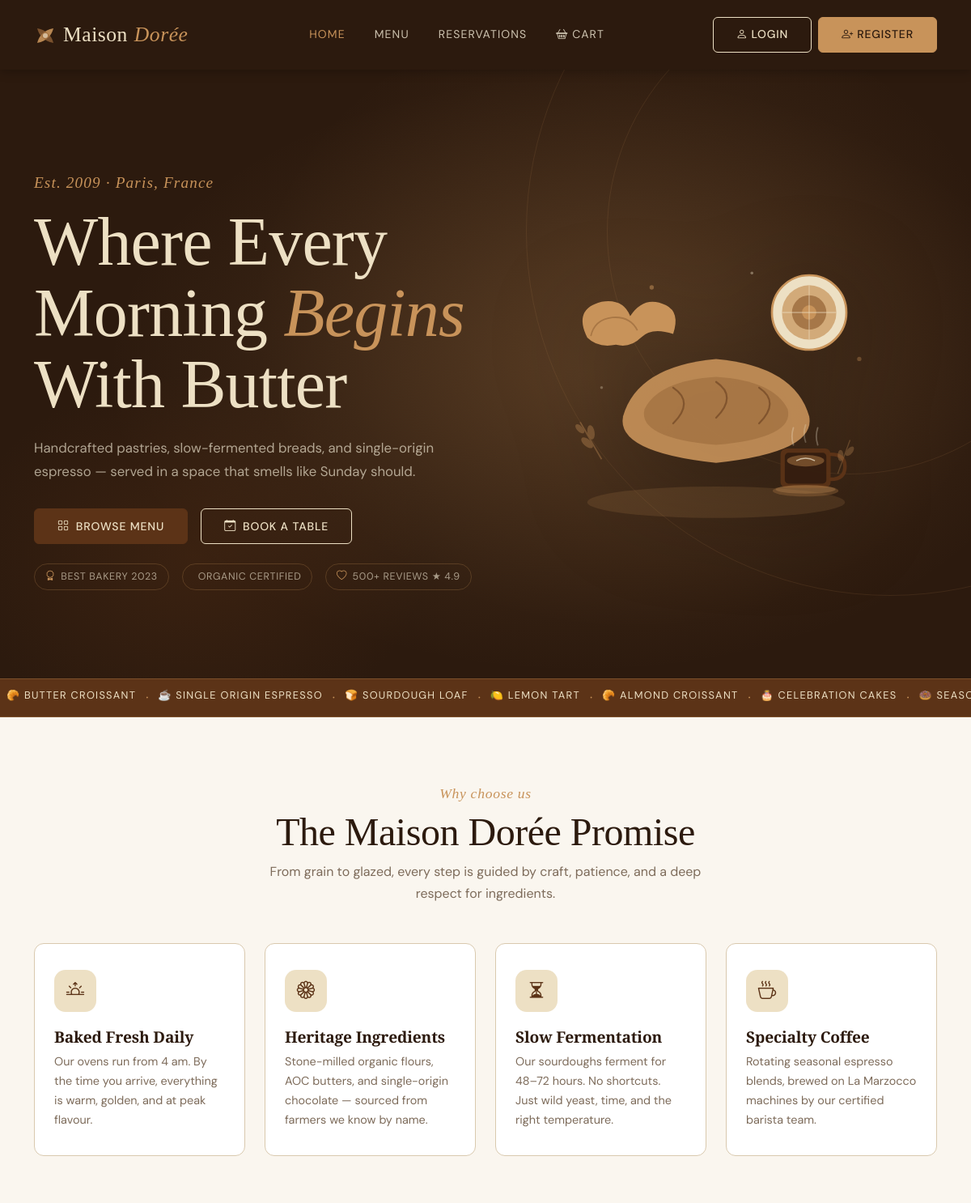
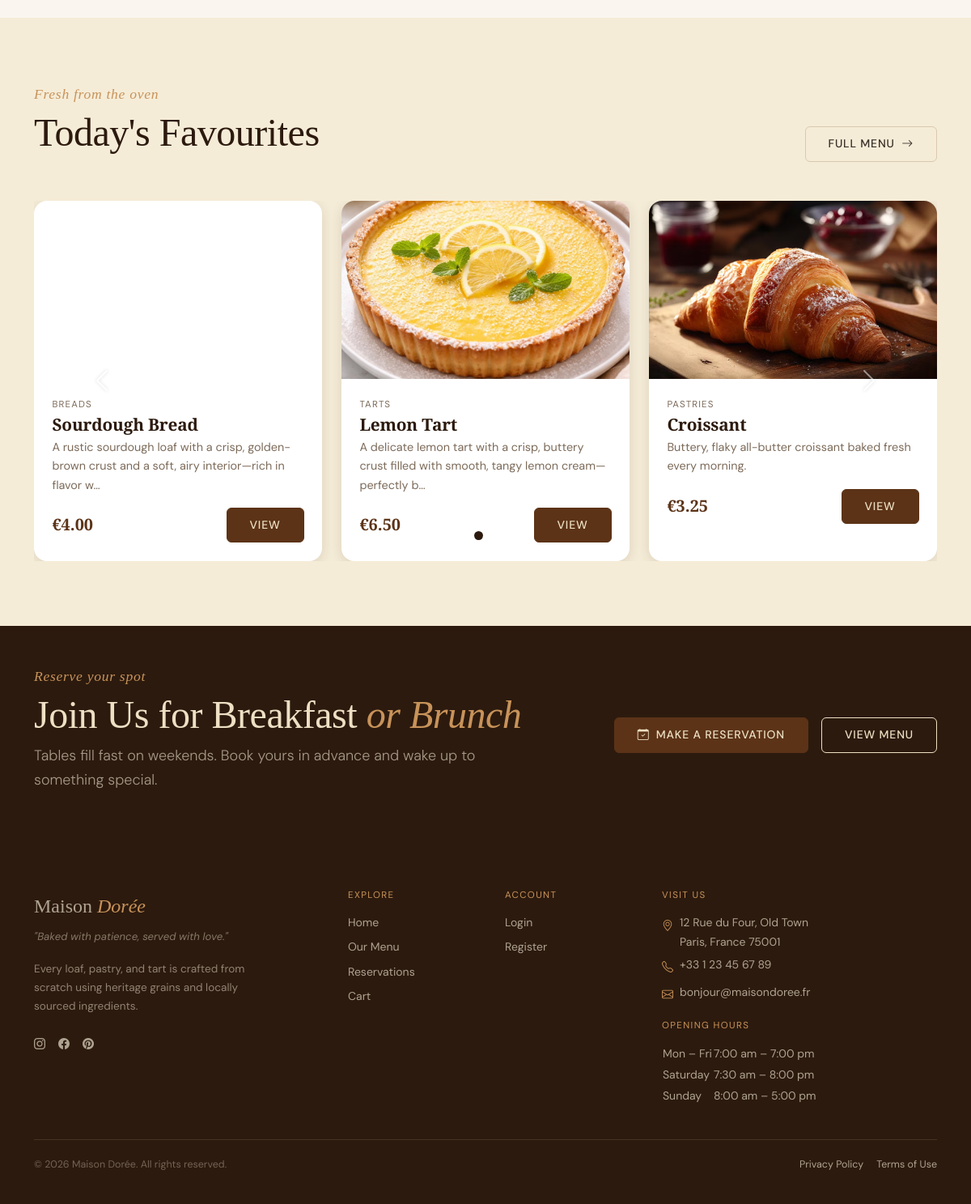
The page / on the database its author committed (2 pictures, top to bottom).
### tables this page shows
CREATE TABLE `products` (
  `id` int(11) NOT NULL,
  `category_id` int(11) DEFAULT NULL,
  `name` varchar(100) NOT NULL,
  `description` text DEFAULT NULL,
  `price` decimal(10,2) NOT NULL,
  `image_url` varchar(255) DEFAULT NULL
);

CREATE TABLE `categories` (
  `id` int(11) NOT NULL,
  `name` varchar(50) NOT NULL
);

### db_connect.php (called while the page is built, shortened)
<?php
function db(): PDO {
    static $pdo = null;
    $dsn = sprintf('mysql:host=%s;port=%s;dbname=%s;charset=%s', DB_HOST, DB_PORT, DB_NAME, DB_CHARSET);
    $options = [
        PDO::ATTR_ERRMODE            => PDO::ERRMODE_EXCEPTION,
        PDO::ATTR_DEFAULT_FETCH_MODE => PDO::FETCH_ASSOC,
        PDO::ATTR_EMULATE_PREPARES   => false,
    ];
    try {
        $pdo = new PDO($dsn, DB_USER, DB_PASS, $options);
    } catch (PDOException $e) {
        error_log($e->getMessage());
        exit('Connection failed.');
    }
    return $pdo;
}
function db_fetch_all(string $sql, array $params = []): array {
    $stmt = db()->prepare($sql);
    $stmt->execute($params);
    return $stmt->fetchAll();
}
?>

### index.php (the view, shortened to what this page needs)
<?php
require_once __DIR__ . '/db_connect.php';
$homeProducts = db_fetch_all(
    'SELECT p.id, p.name, p.description, p.price, p.image_url, c.name AS category_name
     FROM products p
     JOIN categories c ON c.id = p.category_id
     ORDER BY p.id DESC
     LIMIT 4'
);
require_once __DIR__ . '/header.php';
?>
<section class="hero" aria-label="Welcome to Maison Dorée">
    <div class="hero__bg" aria-hidden="true"></div>
    <div class="hero__ring hero__ring--1" aria-hidden="true"></div>
    <div class="hero__ring hero__ring--2" aria-hidden="true"></div>
    <div class="container position-relative z-1">
        <div class="row align-items-center min-vh-hero">
            <div class="col-12 col-lg-6 hero__content">
                <span class="hero__eyebrow animate-fade-up" style="--delay:.1s">
                    Est. 2009 · Paris, France
                </span>
                <h1 class="hero__title animate-fade-up" style="--delay:.2s">
                    Where Every<br>
                    Morning <em>Begins</em><br>
                    With Butter
                </h1>
                <p class="hero__sub animate-fade-up" style="--delay:.35s">
                    Handcrafted pastries, slow-fermented breads, and single-origin
                    espresso — served in a space that smells like Sunday should.
                </p>
                <div class="hero__cta d-flex flex-wrap gap-3 animate-fade-up" style="--delay:.5s">
                    <a href="products.php" class="btn btn-primary btn-lg">
                        <i class="bi bi-grid me-2" aria-hidden="true"></i>Browse Menu
                    </a>
                    <a href="reservation.php" class="btn btn-outline-light btn-lg">
                        <i class="bi bi-calendar-check me-2" aria-hidden="true"></i>Book a Table
                    </a>
                </div>
                <div class="hero__badges d-flex flex-wrap gap-3 mt-4 animate-fade-up" style="--delay:.65s"
                     aria-label="Awards and certifications">
                    <span class="hero__badge">
                        <i class="bi bi-award" aria-hidden="true"></i> Best Bakery 2023
                    </span>
                    <span class="hero__badge">
                        <i class="bi bi-leaf" aria-hidden="true"></i> Organic Certified
                    </span>
                    <span class="hero__badge">
                        <i class="bi bi-heart" aria-hidden="true"></i> 500+ Reviews ★ 4.9
                    </span>
                </div>
            </div>
            <div class="col-12 col-lg-6 d-none d-lg-flex justify-content-center align-items-center">
                <div class="hero__illustration animate-fade-in" style="--delay:.3s" aria-hidden="true">
                </div>
            </div>
        </div>
    </div>
</section>
<div class="marquee-strip" aria-hidden="true">
    <div class="marquee-track">
        <?php
        $items = [
            '🥐 Butter Croissant',
            '☕ Single Origin Espresso',
            '🍞 Sourdough Loaf',
            '🍋 Lemon Tart',
            '🥐 Almond Croissant',
            '🎂 Celebration Cakes',
            '🍩 Seasonal Specials',
            '☕ Cold Brew',
        ];
        $all = array_merge($items, $items, $items);
        foreach ($all as $item): ?>
            <span class="marquee-item"><?= htmlspecialchars($item) ?></span>
            <span class="marquee-sep" aria-hidden="true">·</span>
        <?php endforeach; ?>
    </div>
</div>
<section class="section section-milk" aria-labelledby="features-heading">
    <div class="container">
        <div class="text-center mb-5">
            <span class="label-script">Why choose us</span>
            <h2 class="section-title" id="features-heading">The Maison Dorée Promise</h2>
            <p class="section-subtitle mx-auto">
                From grain to glazed, every step is guided by craft, patience, and a deep
                respect for ingredients.
            </p>
        </div>
        <div class="row g-4">
            <?php
            $features = [
                [
                    'icon'  => 'bi-sunrise',
                    'title' => 'Baked Fresh Daily',
                    'body'  => 'Our ovens run from 4 am. By the time you arrive, everything is warm, golden, and at peak flavour.',
                ],
                [
                    'icon'  => 'bi-flower1',
                    'title' => 'Heritage Ingredients',
                    'body'  => 'Stone-milled organic flours, AOC butters, and single-origin chocolate — sourced from farmers we know by name.',
                ],
                [
                    'icon'  => 'bi-hourglass-split',
                    'title' => 'Slow Fermentation',
                    'body'  => 'Our sourdoughs ferment for 48–72 hours. No shortcuts. Just wild yeast, time, and the right temperature.',
                ],
                [
                    'icon'  => 'bi-cup-hot',
                    'title' => 'Specialty Coffee',
                    'body'  => 'Rotating seasonal espresso blends, brewed on La Marzocco machines by our certified barista team.',
                ],
            ];
            foreach ($features as $f): ?>
                <div class="col-12 col-sm-6 col-lg-3">
                    <div class="feature-card">
                        <div class="feature-card__icon" aria-hidden="true">
                            <i class="bi <?= $f['icon'] ?>"></i>
                        </div>
                        <h3 class="feature-card__title"><?= htmlspecialchars($f['title']) ?></h3>
                        <p class="feature-card__body"><?= htmlspecialchars($f['body']) ?></p>
                    </div>
                </div>
            <?php endforeach; ?>
        </div>
    </div>
</section>
<section class="section section-cream" aria-labelledby="teaser-heading">
    <div class="container">
        <div class="row align-items-end mb-5">
            <div class="col">
                <span class="label-script">Fresh from the oven</span>
                <h2 class="section-title" id="teaser-heading">Today's Favourites</h2>
            </div>
            <div class="col-auto">
                <a href="products.php" class="btn btn-ghost">
                    Full Menu <i class="bi bi-arrow-right ms-1" aria-hidden="true"></i>
                </a>
            </div>
        </div>
        <?php
            $itemsPerSlide = 3;
            $slides = array_chunk($homeProducts, $itemsPerSlide);
        ?>
        <div id="homeProductCarousel" class="carousel slide" data-bs-ride="carousel" data-bs-interval="6000">
            <div class="carousel-indicators">
                <?php foreach ($slides as $slideIndex => $slide): ?>
                    <button
                        type="button"
                        data-bs-target="#homeProductCarousel"
                        data-bs-slide-to="<?= $slideIndex ?>"
                        class="<?= $slideIndex === 0 ? 'active' : '' ?>"
                        aria-current="<?= $slideIndex === 0 ? 'true' : 'false' ?>"
                        aria-label="Slide <?= $slideIndex + 1 ?>">
                    </button>
                <?php endforeach; ?>
            </div>
            <div class="carousel-inner">
                <?php foreach ($slides as $slideIndex => $slide): ?>
                    <div class="carousel-item <?= $slideIndex === 0 ? 'active' : '' ?>">
                        <div class="row g-4 carousel-row">
                            <?php foreach ($slide as $item):
                                $price = number_format((float) ($item['price'] ?? 0), 2);
                                $thumbStyle = !empty($item['image_url'])
                                    ? 'background-image:url(images/' . htmlspecialchars($item['image_url'], ENT_QUOTES) . ');'
                                    : 'background-color:#C8935A;';
                                $itemLink = !empty($item['id'])
                                    ? 'product_details.php?id=' . (int) $item['id']
                                    : 'products.php';
                            ?>
                                <div class="col-12 col-md-6 col-lg-4">
                                    <article class="card product-teaser-card carousel-card" aria-label="<?= htmlspecialchars($item['name']) ?>">
                                        <div class="product-teaser-card__thumb" style="<?= $thumbStyle ?>" aria-hidden="true">
                                        </div>
                                        <div class="card-body">
                                            <p class="product-teaser-card__cat"><?= htmlspecialchars($item['category_name'] ?? '') ?></p>
                                            <h3 class="card-title"><?= htmlspecialchars($item['name']) ?></h3>
                                            <p class="card-text mb-3"><?= htmlspecialchars(mb_strimwidth($item['description'] ?? '', 0, 100, '…')) ?></p>
                                            <div class="d-flex justify-content-between align-items-center">
                                                <span class="card-price">€<?= $price ?></span>
                                                <a href="<?= htmlspecialchars($itemLink, ENT_QUOTES) ?>" class="btn btn-primary btn-sm">
                                                    View
                                                </a>
                                            </div>
                                        </div>
                                    </article>
                                </div>
                            <?php endforeach; ?>
                        </div>
                    </div>
                <?php endforeach; ?>
            </div>
            <?php if (count($slides) > 1): ?>
                <button class="carousel-control-prev" type="button" data-bs-target="#homeProductCarousel" data-bs-slide="prev">
                    <span class="carousel-control-prev-icon" aria-hidden="true"></span>
                </button>
                <button class="carousel-control-next" type="button" data-bs-target="#homeProductCarousel" data-bs-slide="next">
                    <span class="carousel-control-next-icon" aria-hidden="true"></span>
                </button>
            <?php endif; ?>
        </div>
    </div>
</section>
<section class="section-espresso py-5" aria-labelledby="cta-heading">
    <div class="container">
        <div class="row align-items-center g-4">
            <div class="col-12 col-lg-7">
                <span class="label-script" style="color:var(--cafe-caramel)">Reserve your spot</span>
                <h2 class="section-title text-parchment" id="cta-heading" style="color:var(--cafe-parchment);">
                    Join Us for Breakfast <em style="color:var(--cafe-caramel); font-style:italic;">or Brunch</em>
                </h2>
                <p class="lead" style="color:rgba(245,236,215,.6); max-width:52ch;">
                    Tables fill fast on weekends. Book yours in advance and wake up to something special.
                </p>
            </div>
            <div class="col-12 col-lg-5 d-flex gap-3 justify-content-lg-end flex-wrap">
                <a href="reservation.php" class="btn btn-primary btn-lg">
                    <i class="bi bi-calendar-check me-2" aria-hidden="true"></i>Make a Reservation
                </a>
                <a href="products.php" class="btn btn-outline-light btn-lg">
                    View Menu
                </a>
            </div>
        </div>
    </div>
</section>
<?php require_once __DIR__ . '/footer.php'; ?>

### rows shown on the page
products: category.name "BREADS", name "Sourdough Bread", description "A rustic sourdough loaf with a crisp, golden-brown crust and a soft, airy interior—rich in flavor w…", price "4.00"
products: image_url (picture), category.name "TARTS", name "Lemon Tart", description "A delicate lemon tart with a crisp, buttery crust filled with smooth, tangy lemon cream—perfectly b…", price "6.50"
products: image_url (picture), category.name "PASTRIES", name "Croissant", description "Buttery, flaky all-butter croissant baked fresh every morning.", price "3.25"

### other values the page prints
$item "🥐 BUTTER CROISSANT"
$item "☕ SINGLE ORIGIN ESPRESSO"
$item "🍞 SOURDOUGH LOAF"
$item "🍋 LEMON TART"
$item "🥐 ALMOND CROISSANT"
$item "🎂 CELEBRATION CAKES"
$item "🍩…"
$f['title'] "Baked Fresh Daily"
$f['body'] "Our ovens run from 4 am. By the time you arrive, everything is warm, golden, and at peak flavour."
$f['title'] "Heritage Ingredients"
$f['body'] "Stone-milled organic flours, AOC butters, and single-origin chocolate — sourced from farmers we know by name."
$f['title'] "Slow Fermentation"
$f['body'] "Our sourdoughs ferment for 48–72 hours. No shortcuts. Just wild yeast, time, and the right temperature."
$f['title'] "Specialty Coffee"
$f['body'] "Rotating seasonal espresso blends, brewed on La Marzocco machines by our certified barista team."
